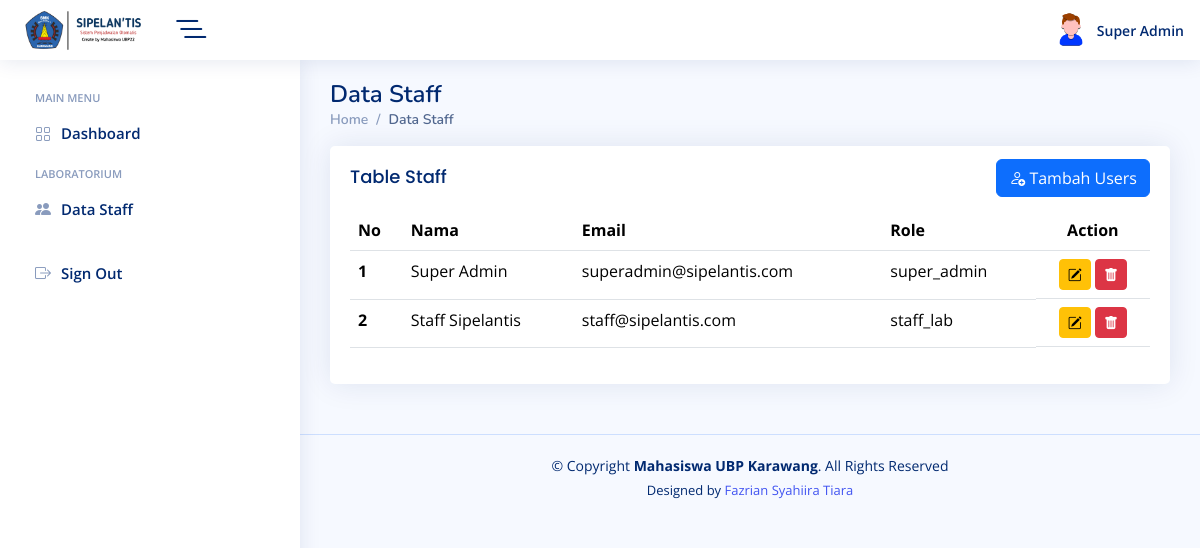
The app's page /admin/pages/data-staff.php (signed in) with its own data.
### tables this page shows
CREATE TABLE `tbl_m_user` (
  `id_m_user` int(25) NOT NULL,
  `name_m_user` varchar(255) NOT NULL,
  `email_m_user` varchar(255) NOT NULL,
  `password_m_user` varchar(225) NOT NULL,
  `role_m_user` enum('super_admin','kepala_lab','staff_lab') NOT NULL,
  `created_by_m_user` int(255) NOT NULL,
  `created_date_m_user` timestamp NOT NULL DEFAULT current_timestamp(),
  `updated_by_m_user` int(255) DEFAULT NULL,
  `updated_date_m_user` timestamp NULL DEFAULT NULL
);

### admin/pages/data-staff.php (the view, shortened to what this page needs)
<main id="main" class="main">
    <div class="pagetitle">
        <h1>Data Staff</h1>
        <nav>
            <ol class="breadcrumb">
                <li class="breadcrumb-item"><a href="dashboard.php">Home</a></li>
                <li class="breadcrumb-item active">Data Staff</li>
            </ol>
        </nav>
    </div>
    <section class="section">
        <div class="row">
            <div class="col-lg-12">
                <div class="card">
                    <div class="card-body">
                        <div class="d-flex justify-content-between align-items-center">
                            <h5 class="card-title">Table Staff</h5>
                            <button type="button" class="btn btn-primary" data-bs-toggle="modal"
                                data-bs-target="#verticalycentered">
                                <i class="bi bi-person-add"></i>
                                Tambah Users
                            </button>
                        </div>
                        <div class="table-responsive">
                            <table class="table datatable">
                                <thead>
                                    <tr>
                                        <th scope="col">No</th>
                                        <th scope="col">Nama</th>
                                        <th scope="col">Email</th>
                                        <th scope="col">Role</th>
                                        <th scope="col" style="text-align: center;">Action</th>
                                    </tr>
                                </thead>
                                <tbody>
                                    <?php
                                        require '../config/db.php';
                                        $staff_users = mysqli_query($mysqli,"SELECT * FROM tbl_m_user");
                                        $no = 1;
                                        while($row = mysqli_fetch_assoc($staff_users)) {
                                    ?>
                                    <tr>
                                        <th scope="row"><?=$no++;?></th>
                                        <td><?=$row['name_m_user'];?></td>
                                        <td><?=$row['email_m_user'];?></td>
                                        <td><?=$row['role_m_user'];?></td>
                                        <td class="text-center d-flex justify-content-center">
                                            <div>
                                                <button type="button" class="btn btn-warning btn-sm bi bi-pencil-square"
                                                    data-bs-toggle="modal"
                                                    data-bs-target="#editmodal<?=$row['id_m_user'];?>"
                                                    data-user-id="<?=$row['id_m_user'];?>">
                                                </button>
                                                <button type="button" class="btn btn-danger btn-sm bi bi-trash-fill"
                                                    data-bs-toggle="modal"
                                                    data-bs-target="#delete-user<?=$row['id_m_user'];?>">
                                                </button>
                                            </div>
                                        </td>
                                        <?php } ?>
                                </tbody>
                            </table>
                        </div>
                    </div>
                </div>
            </div>
    </section>
</main>

### admin/assets/css/style.css (style rules this page uses)
:root { scroll-behavior: smooth; }
body { font-family: "Open Sans", sans-serif; background: #f6f9ff; color: #444444; }
a { color: #4154f1; text-decoration: none; }
h1, h2, h3, h4, h5, h6 { font-family: "Nunito", sans-serif; }
#main { margin-top: 60px; padding: 20px 30px; transition: all 0.3s; }
.pagetitle { margin-bottom: 10px; }
.pagetitle h1 { font-size: 24px; margin-bottom: 0; font-weight: 600; color: #012970; }
.card { margin-bottom: 30px; border: none; border-radius: 5px; box-shadow: 0px 0 30px rgba(1, 41, 112, 0.1); }
.card-title { padding: 20px 0 15px 0; font-size: 18px; font-weight: 500; color: #012970; font-family: "Poppins", sans-serif; }
.card-body { padding: 0 20px 20px 20px; }
.breadcrumb { font-size: 14px; font-family: "Nunito", sans-serif; color: #899bbd; font-weight: 600; }
.breadcrumb a { color: #899bbd; transition: 0.3s; }
.breadcrumb .breadcrumb-item::before { color: #899bbd; }
.breadcrumb .active { color: #51678f; font-weight: 600; }
@media (min-width: 1200px) { #main, #footer { margin-left: 300px; } }

### records on screen
tbl_m_user: name_m_user "Super Admin", email_m_user "superadmin@sipelantis.com", role_m_user "super_admin"
tbl_m_user: name_m_user "Staff Sipelantis", email_m_user "staff@sipelantis.com", role_m_user "staff_lab"

### other values on screen
$_SESSION['name'] "Super Admin"
